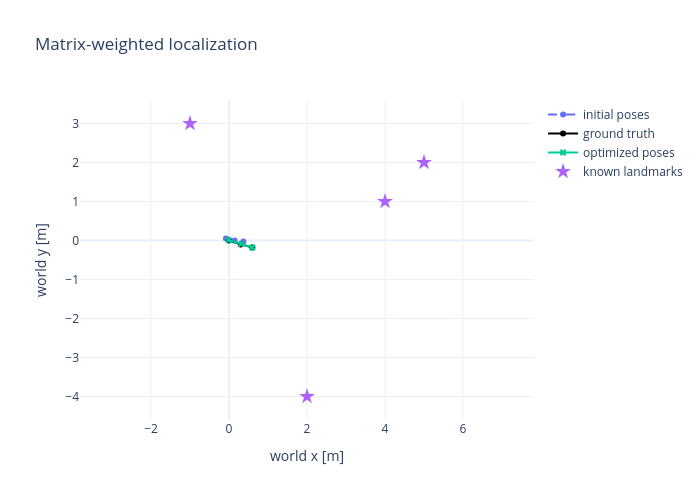

Here is the notebook cell this chart was saved with:
### Code cell
# Convert kTw estimates back to conventional wTk for comparison.
ground_truth_wPs = np.vstack([
    dataset_values.atPose3(key).translation() for key in pose_keys
])
initial_wPs = np.vstack([
    initial.atPose3(key).inverse().translation() for key in pose_keys
])
result_wPs = np.vstack([
    result.atPose3(key).inverse().translation() for key in pose_keys
])
wLs = np.vstack([
    dataset_values.atPoint3(key) for key in landmark_keys
])

fig = go.Figure()
fig.add_scatter(
    x=initial_wPs[:, 0], y=initial_wPs[:, 1], mode="lines+markers",
    line={"dash": "dash"}, name="initial poses",
)
fig.add_scatter(
    x=ground_truth_wPs[:, 0], y=ground_truth_wPs[:, 1],
    mode="lines+markers", line={"color": "black"},
    name="ground truth",
)
fig.add_scatter(
    x=result_wPs[:, 0], y=result_wPs[:, 1], mode="lines+markers",
    marker={"symbol": "x"}, name="optimized poses",
)
fig.add_scatter(
    x=wLs[:, 0], y=wLs[:, 1], mode="markers",
    marker={"symbol": "star", "size": 12},
    name="known landmarks",
)
fig.update_layout(
    title="Matrix-weighted localization",
    xaxis_title="world x [m]", yaxis_title="world y [m]",
    template="plotly_white", width=700, height=500,
)
fig.update_yaxes(scaleanchor="x", scaleratio=1)
fig.show()

### Figure 1 — Plotly figure (JSON) as saved in the notebook; plotly's stock layout.template omitted (floating-point values rounded to 4 significant figures)
{"data": [{"line": {"dash": "dash"}, "mode": "lines+markers", "name": "initial poses", "type": "scatter", "x": [-0.0802, 0.1431, 0.3683], "y": [0.0498, 0.00107, -0.02812]}, {"line": {"color": "black"}, "mode": "lines+markers", "name": "ground truth", "type": "scatter", "x": [0.0, 0.3, 0.5973], "y": [0.0, -0.1, -0.1825]}, {"marker": {"symbol": "x"}, "mode": "lines+markers", "name": "optimized poses", "type": "scatter", "x": [-0.009694, 0.3146, 0.5981], "y": [0.01132, -0.08695, -0.1791]}, {"marker": {"size": 12, "symbol": "star"}, "mode": "markers", "name": "known landmarks", "type": "scatter", "x": [4.0, -1.0, 2.0, 5.0], "y": [1.0, 3.0, -4.0, 2.0]}], "layout": {"height": 500, "title": {"text": "Matrix-weighted localization"}, "width": 700, "xaxis": {"title": {"text": "world x [m]"}}, "yaxis": {"scaleanchor": "x", "scaleratio": 1, "title": {"text": "world y [m]"}}}}
